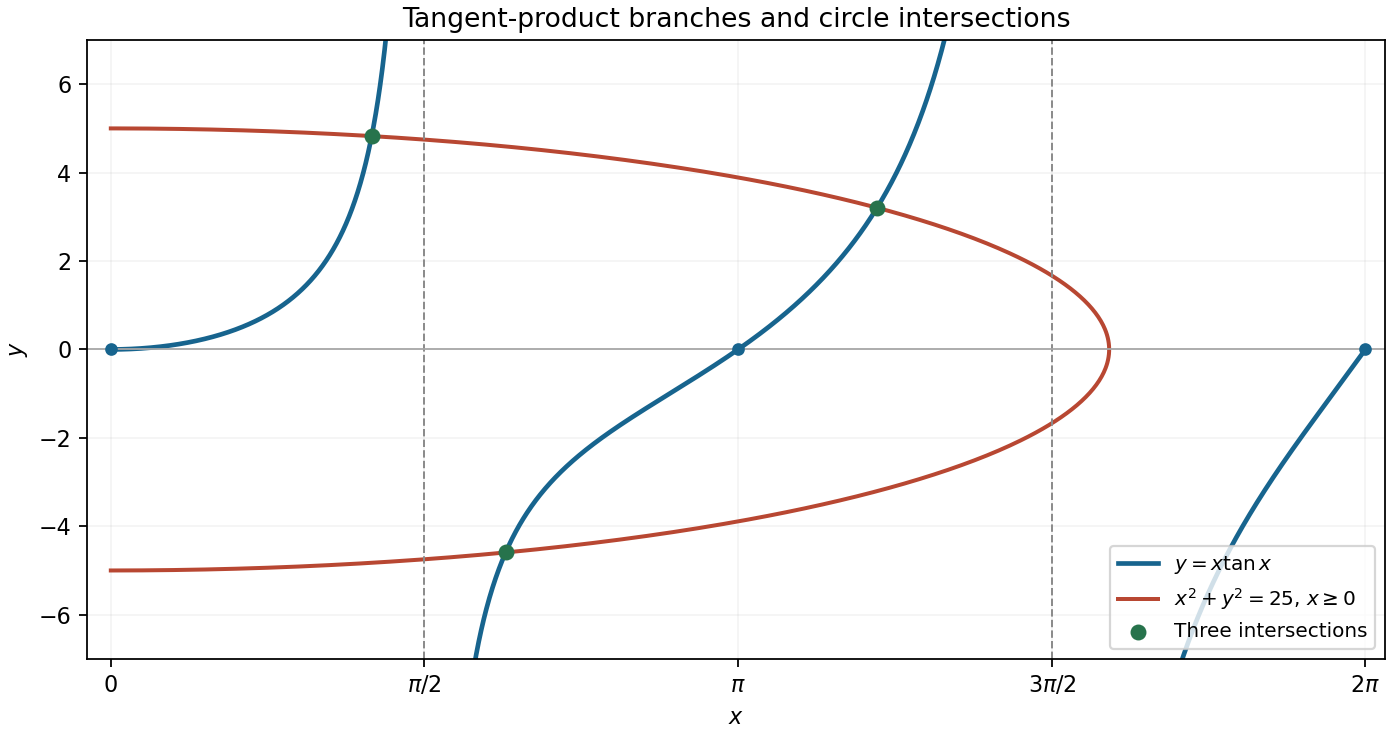

This figure's Python source:
"""Original exam-solution illustration; write the PNG basename to the cwd.

Tested with Python 3.14.4, NumPy 2.3.5 and Matplotlib 3.10.7.
"""
from pathlib import Path
import matplotlib
matplotlib.use("Agg")
import matplotlib.pyplot as plt
import numpy as np


def bisect(fun,left,right):
    for _ in range(70):
        mid=(left+right)/2
        if fun(left)*fun(mid)>0:left=mid
        else:right=mid
    return (left+right)/2


def main():
    fig,ax=plt.subplots(figsize=(8.7,4.6),layout="constrained",facecolor="white")
    for j,(left,right) in enumerate([(0,np.pi/2),(np.pi/2,3*np.pi/2),(3*np.pi/2,2*np.pi)]):
        x=np.linspace(left+(.002 if j else 0),right-.002,1000)
        ax.plot(x,x*np.tan(x),color="#17648e",lw=2.1,label=r"$y=x\tan x$" if j==0 else None)
    angle=np.linspace(-np.pi/2,np.pi/2,500)
    ax.plot(5*np.cos(angle),5*np.sin(angle),color="#b84732",lw=1.8,label=r"$x^2+y^2=25$, $x\geq0$")
    for pole in [np.pi/2,3*np.pi/2]:ax.axvline(pole,color=".55",ls="--",lw=.9)
    roots=[bisect(lambda v:v-5*np.cos(v),0,np.pi/2),bisect(lambda v:v+5*np.cos(v),np.pi/2,np.pi),bisect(lambda v:v+5*np.cos(v),np.pi,3*np.pi/2)]
    ax.scatter(roots,np.array(roots)*np.tan(roots),s=38,color="#27734c",zorder=6,label="Three intersections")
    ax.scatter([0,np.pi,2*np.pi],[0,0,0],s=22,color="#17648e",zorder=5)
    ax.axhline(0,color=".65",lw=.8)
    ax.set(xlim=(-.12,2*np.pi+.1),ylim=(-7,7),xlabel="$x$",ylabel="$y$",title="Tangent-product branches and circle intersections")
    ax.set_xticks([0,np.pi/2,np.pi,3*np.pi/2,2*np.pi],["0",r"$\pi/2$",r"$\pi$",r"$3\pi/2$",r"$2\pi$"])
    ax.grid(alpha=.13);ax.legend(loc="lower right",fontsize=9)
    fig.savefig(Path("paper-1-tangent-circle.png"),dpi=160,facecolor="white");plt.close(fig)


if __name__ == "__main__":
    main()
